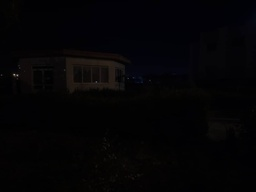
#> input picture images/hln.jpeg, 256 x 192 px, shrunk from 1000 x 750 before the run
$ jupyter execute multiple_sum.ipynb
#> lines starting #> are read from the running program, lines starting #| are printed output that depends on the picture
# import librarys

[cell 1]
from __future__ import print_function
from builtins import input
import cv2 as cv
import numpy as np
import argparse
from matplotlib import pyplot as plt

# read image

[cell 2]
image = cv.imread('./images/hln.jpeg') # 0 is convert to greyscale
#> image is the input picture: shape (192, 256, 3); mean B, G, R 5, 3.5, 4.1
# image = cv.resize(image, (800, 600))
if image is None:
    print('Could not open or find the image: ', args.input)
    exit(0)

# show image and plot histogram

[cell 3]
new_image = np.zeros(image.shape, image.dtype)
alpha = 1.0 # Simple contrast control
beta = 0    # Simple brightness control
# Initialize values
print(' Basic Linear Transforms ')
print('-------------------------')
try:
    alpha = float(input('* Enter the alpha value [1.0-3.0]: '))
#> the answer given: 1
    beta = int(input('* Enter the beta value [0-100]: '))
#> the answer given: 3
except ValueError:
    print('Error, not a number')
    exit(0)
# Do the operation new_image(i,j) = alpha*image(i,j) + beta
# Instead of these 'for' loops we could have used simply:
# new_image = cv.convertScaleAbs(image, alpha=alpha, beta=beta)
# but we wanted to show you how to access the pixels :)
for y in range(image.shape[0]):
    for x in range(image.shape[1]):
        for c in range(image.shape[2]):
            new_image[y,x,c] = np.clip(alpha*image[y,x,c] + beta, 0, 255)
cv.imshow('Original Image', image)
cv.imshow('New Image', new_image)
# Wait until user press some key
cv.waitKey()
cv.destroyAllWindows()
plt.hist(image.ravel(),256,[0,256])
plt.show()
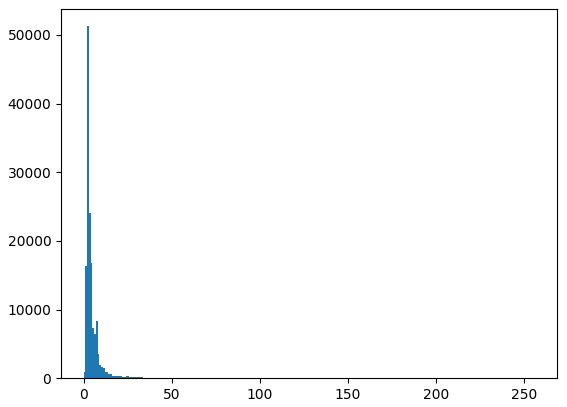
#> figure drawn by matplotlib, 1 panel; tallest bar 51281 high, from x = 2 to 3

plt.hist(new_image.ravel(),256,[0,256])
plt.show()
#> figure, not shown here; tallest bar 51281 high, from x = 5 to 6


$ run again, with images/bn.jpeg copied over images/hln.jpeg
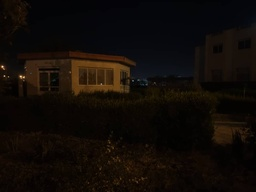
#> input picture images/bn.jpeg, 256 x 192 px, shrunk from 1000 x 750 before the run
#> image is the input picture: shape (192, 256, 3); mean B, G, R 7.2, 11.3, 17
#> `plt.show()`:
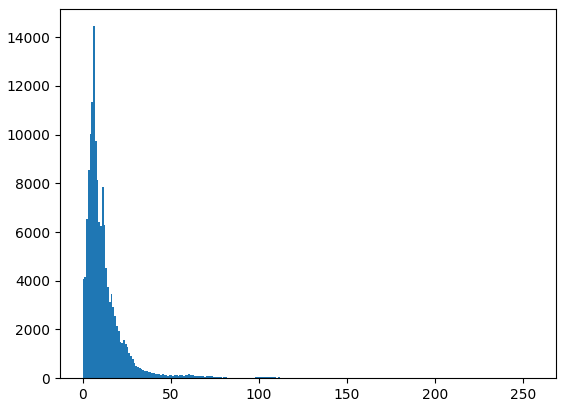
#> figure drawn by matplotlib, 1 panel; tallest bar 14446 high, from x = 6 to 7

$ run again, with images/bo.jpeg copied over images/hln.jpeg
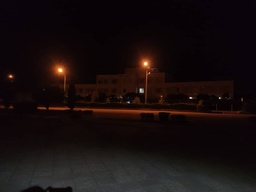
#> input picture images/bo.jpeg, 256 x 192 px, shrunk from 1000 x 750 before the run
#> image is the input picture: shape (192, 256, 3); mean B, G, R 14, 14, 23.5
#> `plt.show()`:
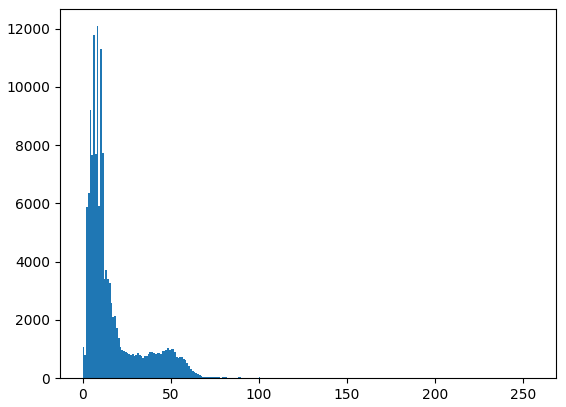
#> figure drawn by matplotlib, 1 panel; tallest bar 12083 high, from x = 8 to 9

$ run again, with images/bu.jpeg copied over images/hln.jpeg
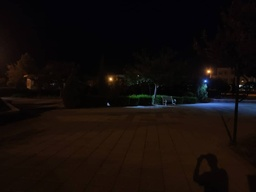
#> input picture images/bu.jpeg, 256 x 192 px, shrunk from 1000 x 750 before the run
#> image is the input picture: shape (192, 256, 3); mean B, G, R 9.9, 12.4, 19.5
#> `plt.show()`:
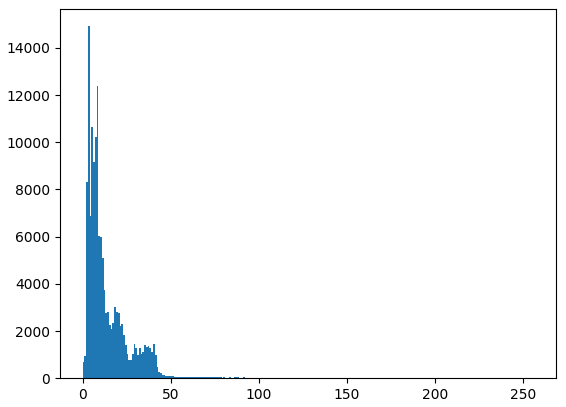
#> figure drawn by matplotlib, 1 panel; tallest bar 14920 high, from x = 3 to 4
